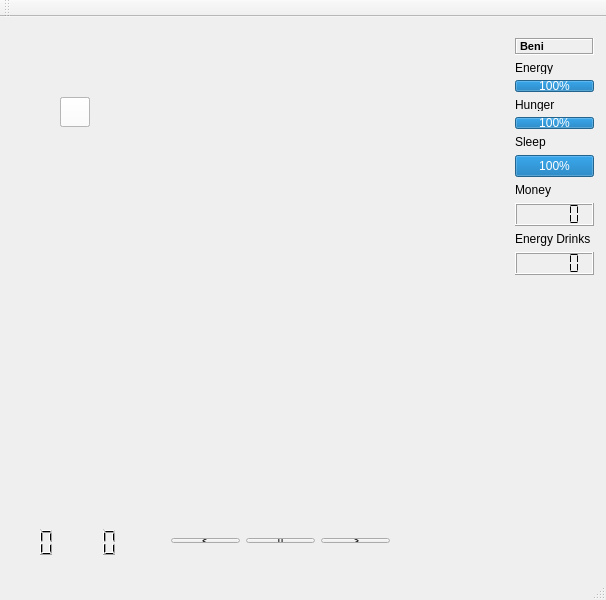
<?xml version="1.0" encoding="UTF-8"?>
<ui version="4.0">
 <class>S006D_1Class</class>
 <widget class="QMainWindow" name="S006D_1Class">
  <property name="geometry">
   <rect>
    <x>0</x>
    <y>0</y>
    <width>606</width>
    <height>600</height>
   </rect>
  </property>
  <property name="windowTitle">
   <string>S006D_1</string>
  </property>
  <widget class="QWidget" name="centralWidget">
   <widget class="QWidget" name="layoutWidget">
    <property name="geometry">
     <rect>
      <x>160</x>
      <y>510</y>
      <width>241</width>
      <height>27</height>
     </rect>
    </property>
    <layout class="QHBoxLayout" name="horizontalLayout">
     <item>
      <widget class="QPushButton" name="slow_time_button">
       <property name="text">
        <string>&lt;</string>
       </property>
      </widget>
     </item>
     <item>
      <widget class="QPushButton" name="stop_time_button">
       <property name="text">
        <string>||</string>
       </property>
      </widget>
     </item>
     <item>
      <layout class="QGridLayout" name="gridLayout">
       <item row="0" column="0">
        <widget class="QPushButton" name="fast_time_button">
         <property name="text">
          <string>&gt;</string>
         </property>
        </widget>
       </item>
      </layout>
     </item>
    </layout>
   </widget>
   <widget class="QWidget" name="layoutWidget">
    <property name="geometry">
     <rect>
      <x>0</x>
      <y>500</y>
      <width>141</width>
      <height>51</height>
     </rect>
    </property>
    <layout class="QHBoxLayout" name="horizontalLayout_2">
     <item>
      <widget class="QLCDNumber" name="hour_number">
       <property name="lineWidth">
        <number>0</number>
       </property>
       <property name="digitCount">
        <number>2</number>
       </property>
       <property name="segmentStyle">
        <enum>QLCDNumber::Filled</enum>
       </property>
       <property name="intValue" stdset="0">
        <number>0</number>
       </property>
      </widget>
     </item>
     <item>
      <widget class="QLCDNumber" name="minute_number">
       <property name="lineWidth">
        <number>0</number>
       </property>
       <property name="digitCount">
        <number>2</number>
       </property>
       <property name="segmentStyle">
        <enum>QLCDNumber::Filled</enum>
       </property>
       <property name="intValue" stdset="0">
        <number>0</number>
       </property>
      </widget>
     </item>
    </layout>
   </widget>
   <widget class="World" name="world" native="true">
    <property name="geometry">
     <rect>
      <x>0</x>
      <y>0</y>
      <width>0</width>
      <height>0</height>
     </rect>
    </property>
   </widget>
   <widget class="QLabel" name="label_backround">
    <property name="geometry">
     <rect>
      <x>0</x>
      <y>0</y>
      <width>500</width>
      <height>500</height>
     </rect>
    </property>
    <property name="text">
     <string/>
    </property>
    <property name="pixmap">
     <pixmap>backround2.png</pixmap>
    </property>
   </widget>
   <widget class="QLabel" name="label_apartments">
    <property name="geometry">
     <rect>
      <x>40</x>
      <y>40</y>
      <width>80</width>
      <height>80</height>
     </rect>
    </property>
    <property name="text">
     <string/>
    </property>
    <property name="pixmap">
     <pixmap>apartment.png</pixmap>
    </property>
   </widget>
   <widget class="QLabel" name="label_coop">
    <property name="geometry">
     <rect>
      <x>50</x>
      <y>300</y>
      <width>71</width>
      <height>71</height>
     </rect>
    </property>
    <property name="text">
     <string/>
    </property>
    <property name="pixmap">
     <pixmap>coop.png</pixmap>
    </property>
   </widget>
   <widget class="QLabel" name="label_city">
    <property name="geometry">
     <rect>
      <x>320</x>
      <y>320</y>
      <width>180</width>
      <height>180</height>
     </rect>
    </property>
    <property name="text">
     <string/>
    </property>
    <property name="pixmap">
     <pixmap>city.png</pixmap>
    </property>
   </widget>
   <widget class="QLabel" name="label_mc">
    <property name="geometry">
     <rect>
      <x>310</x>
      <y>210</y>
      <width>70</width>
      <height>70</height>
     </rect>
    </property>
    <property name="text">
     <string/>
    </property>
    <property name="pixmap">
     <pixmap>mc.png</pixmap>
    </property>
   </widget>
   <widget class="QLabel" name="label_dude2">
    <property name="geometry">
     <rect>
      <x>220</x>
      <y>190</y>
      <width>46</width>
      <height>13</height>
     </rect>
    </property>
    <property name="text">
     <string/>
    </property>
   </widget>
   <widget class="QPushButton" name="pushButton_dude1">
    <property name="geometry">
     <rect>
      <x>60</x>
      <y>80</y>
      <width>30</width>
      <height>30</height>
     </rect>
    </property>
    <property name="accessibleDescription">
     <string/>
    </property>
    <property name="autoFillBackground">
     <bool>false</bool>
    </property>
    <property name="styleSheet">
     <string notr="true">background-color: rgb(255, 255, 255,1);</string>
    </property>
    <property name="text">
     <string/>
    </property>
    <property name="icon">
     <iconset>
      <normaloff>mouth_breather1.png</normaloff>mouth_breather1.png</iconset>
    </property>
    <property name="iconSize">
     <size>
      <width>30</width>
      <height>30</height>
     </size>
    </property>
   </widget>
   <widget class="QPushButton" name="pushButton_dude2">
    <property name="geometry">
     <rect>
      <x>60</x>
      <y>80</y>
      <width>30</width>
      <height>30</height>
     </rect>
    </property>
    <property name="accessibleDescription">
     <string/>
    </property>
    <property name="autoFillBackground">
     <bool>false</bool>
    </property>
    <property name="styleSheet">
     <string notr="true">background-color: rgb(255, 255, 255,1);</string>
    </property>
    <property name="text">
     <string/>
    </property>
    <property name="icon">
     <iconset>
      <normaloff>mouth_breather2.png</normaloff>mouth_breather2.png</iconset>
    </property>
    <property name="iconSize">
     <size>
      <width>30</width>
      <height>30</height>
     </size>
    </property>
   </widget>
   <widget class="QPushButton" name="pushButton_dude3">
    <property name="geometry">
     <rect>
      <x>60</x>
      <y>80</y>
      <width>30</width>
      <height>30</height>
     </rect>
    </property>
    <property name="accessibleDescription">
     <string/>
    </property>
    <property name="autoFillBackground">
     <bool>false</bool>
    </property>
    <property name="styleSheet">
     <string notr="true">background-color: rgb(255, 255, 255,1);</string>
    </property>
    <property name="text">
     <string/>
    </property>
    <property name="icon">
     <iconset>
      <normaloff>mouth_breather3.png</normaloff>mouth_breather3.png</iconset>
    </property>
    <property name="iconSize">
     <size>
      <width>30</width>
      <height>30</height>
     </size>
    </property>
   </widget>
   <widget class="QPushButton" name="pushButton_dude4">
    <property name="geometry">
     <rect>
      <x>60</x>
      <y>80</y>
      <width>30</width>
      <height>30</height>
     </rect>
    </property>
    <property name="accessibleDescription">
     <string/>
    </property>
    <property name="autoFillBackground">
     <bool>false</bool>
    </property>
    <property name="styleSheet">
     <string notr="true">background-color: rgb(255, 255, 255,1);</string>
    </property>
    <property name="text">
     <string/>
    </property>
    <property name="icon">
     <iconset>
      <normaloff>mouth_breather4.png</normaloff>mouth_breather4.png</iconset>
    </property>
    <property name="iconSize">
     <size>
      <width>30</width>
      <height>30</height>
     </size>
    </property>
   </widget>
   <widget class="QLabel" name="label_Mom">
    <property name="geometry">
     <rect>
      <x>260</x>
      <y>130</y>
      <width>51</width>
      <height>61</height>
     </rect>
    </property>
    <property name="text">
     <string/>
    </property>
    <property name="pixmap">
     <pixmap>Moms_House.png</pixmap>
    </property>
   </widget>
   <widget class="QWidget" name="layoutWidget">
    <property name="geometry">
     <rect>
      <x>504</x>
      <y>10</y>
      <width>101</width>
      <height>259</height>
     </rect>
    </property>
    <layout class="QVBoxLayout" name="verticalLayout_5">
     <item>
      <widget class="QLabel" name="label_Name">
       <property name="font">
        <font>
         <pointsize>8</pointsize>
         <weight>75</weight>
         <bold>true</bold>
        </font>
       </property>
       <property name="frameShape">
        <enum>QFrame::Box</enum>
       </property>
       <property name="frameShadow">
        <enum>QFrame::Sunken</enum>
       </property>
       <property name="text">
        <string>Beni</string>
       </property>
       <property name="textFormat">
        <enum>Qt::AutoText</enum>
       </property>
       <property name="wordWrap">
        <bool>false</bool>
       </property>
      </widget>
     </item>
     <item>
      <layout class="QVBoxLayout" name="verticalLayout_4">
       <item>
        <layout class="QVBoxLayout" name="verticalLayout_3">
         <item>
          <layout class="QVBoxLayout" name="verticalLayout">
           <item>
            <widget class="QLabel" name="energy_label">
             <property name="text">
              <string>Energy</string>
             </property>
            </widget>
           </item>
           <item>
            <widget class="QProgressBar" name="energy_bar">
             <property name="value">
              <number>100</number>
             </property>
            </widget>
           </item>
           <item>
            <widget class="QLabel" name="hunger_label">
             <property name="text">
              <string>Hunger</string>
             </property>
            </widget>
           </item>
           <item>
            <widget class="QProgressBar" name="hunger_bar">
             <property name="value">
              <number>100</number>
             </property>
            </widget>
           </item>
          </layout>
         </item>
         <item>
          <widget class="QLabel" name="sleep_abel">
           <property name="text">
            <string>Sleep</string>
           </property>
          </widget>
         </item>
         <item>
          <widget class="QProgressBar" name="sleep_bar">
           <property name="value">
            <number>100</number>
           </property>
          </widget>
         </item>
        </layout>
       </item>
       <item>
        <layout class="QVBoxLayout" name="verticalLayout_2">
         <item>
          <widget class="QLabel" name="mony_label">
           <property name="text">
            <string>Money</string>
           </property>
          </widget>
         </item>
         <item>
          <widget class="QLCDNumber" name="money_number">
           <property name="segmentStyle">
            <enum>QLCDNumber::Flat</enum>
           </property>
          </widget>
         </item>
         <item>
          <widget class="QLabel" name="drink_label">
           <property name="text">
            <string>Energy Drinks</string>
           </property>
          </widget>
         </item>
         <item>
          <widget class="QLCDNumber" name="drink_number">
           <property name="segmentStyle">
            <enum>QLCDNumber::Flat</enum>
           </property>
          </widget>
         </item>
        </layout>
       </item>
      </layout>
     </item>
    </layout>
   </widget>
   <widget class="QLabel" name="label_Max">
    <property name="geometry">
     <rect>
      <x>100</x>
      <y>240</y>
      <width>50</width>
      <height>50</height>
     </rect>
    </property>
    <property name="text">
     <string/>
    </property>
    <property name="pixmap">
     <pixmap>max.png</pixmap>
    </property>
   </widget>
   <zorder>label_backround</zorder>
   <zorder>label_Max</zorder>
   <zorder>label_Mom</zorder>
   <zorder>layoutWidget</zorder>
   <zorder>layoutWidget</zorder>
   <zorder>layoutWidget</zorder>
   <zorder>world</zorder>
   <zorder>label_apartments</zorder>
   <zorder>label_coop</zorder>
   <zorder>label_city</zorder>
   <zorder>label_mc</zorder>
   <zorder>label_dude2</zorder>
   <zorder>pushButton_dude1</zorder>
   <zorder>pushButton_dude2</zorder>
   <zorder>pushButton_dude3</zorder>
   <zorder>pushButton_dude4</zorder>
  </widget>
  <widget class="QMenuBar" name="menuBar">
   <property name="geometry">
    <rect>
     <x>0</x>
     <y>0</y>
     <width>606</width>
     <height>21</height>
    </rect>
   </property>
  </widget>
  <widget class="QToolBar" name="mainToolBar">
   <attribute name="toolBarArea">
    <enum>TopToolBarArea</enum>
   </attribute>
   <attribute name="toolBarBreak">
    <bool>false</bool>
   </attribute>
  </widget>
  <widget class="QStatusBar" name="statusBar"/>
 </widget>
 <layoutdefault spacing="6" margin="11"/>
 <customwidgets>
  <customwidget>
   <class>World</class>
   <extends>QWidget</extends>
   <header>world.h</header>
   <container>1</container>
  </customwidget>
 </customwidgets>
 <resources>
  <include location="s006d_1.qrc"/>
 </resources>
 <connections/>
</ui>
